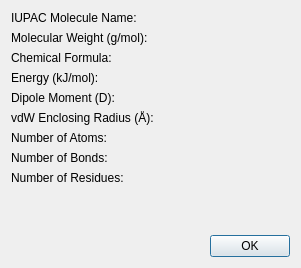
<?xml version="1.0" encoding="UTF-8"?>
<ui version="4.0">
 <class>MolecularPropertiesDialog</class>
 <widget class="QDialog" name="MolecularPropertiesDialog">
  <property name="geometry">
   <rect>
    <x>0</x>
    <y>0</y>
    <width>301</width>
    <height>268</height>
   </rect>
  </property>
  <property name="windowTitle">
   <string>Molecule Properties</string>
  </property>
  <layout class="QVBoxLayout" name="verticalLayout">
   <item>
    <layout class="QGridLayout" name="gridLayout">
     <item row="1" column="0">
      <widget class="QLabel" name="molWeightLabel">
       <property name="text">
        <string>Molecular Weight (g/mol):</string>
       </property>
      </widget>
     </item>
     <item row="2" column="0">
      <widget class="QLabel" name="formulaLabel">
       <property name="text">
        <string>Chemical Formula:</string>
       </property>
      </widget>
     </item>
     <item row="6" column="0">
      <widget class="QLabel" name="atomsLabel">
       <property name="text">
        <string>Number of Atoms:</string>
       </property>
      </widget>
     </item>
     <item row="7" column="0">
      <widget class="QLabel" name="bondsLabel">
       <property name="text">
        <string>Number of Bonds:</string>
       </property>
      </widget>
     </item>
     <item row="8" column="0">
      <widget class="QLabel" name="residuesLabel">
       <property name="text">
        <string>Number of Residues:</string>
       </property>
      </widget>
     </item>
     <item row="3" column="0">
      <widget class="QLabel" name="energyLabel">
       <property name="text">
        <string>Energy (kJ/mol):</string>
       </property>
      </widget>
     </item>
     <item row="4" column="0">
      <widget class="QLabel" name="dipoleLabel">
       <property name="text">
        <string>Dipole Moment (D):</string>
       </property>
      </widget>
     </item>
     <item row="1" column="1">
      <widget class="QLabel" name="molecularWeightLine">
       <property name="readOnly" stdset="0">
        <bool>true</bool>
       </property>
      </widget>
     </item>
     <item row="2" column="1">
      <widget class="QLabel" name="formulaLine">
       <property name="readOnly" stdset="0">
        <bool>true</bool>
       </property>
      </widget>
     </item>
     <item row="3" column="1">
      <widget class="QLabel" name="energyLine">
       <property name="readOnly" stdset="0">
        <bool>true</bool>
       </property>
      </widget>
     </item>
     <item row="4" column="1">
      <widget class="QLabel" name="dipoleMomentLine">
       <property name="readOnly" stdset="0">
        <bool>true</bool>
       </property>
      </widget>
     </item>
     <item row="5" column="0">
      <widget class="QLabel" name="vdwRadiusLabel">
       <property name="toolTip">
        <string>Maximum distance from the selected atoms’ geometric center to their van der Waals surfaces. No selection means whole molecule.</string>
       </property>
       <property name="text">
        <string>vdW Enclosing Radius (Å):</string>
       </property>
      </widget>
     </item>
     <item row="5" column="1">
      <widget class="QLabel" name="vdwRadiusLine">
       <property name="toolTip">
        <string>Maximum distance from the selected atoms’ geometric center to their van der Waals surfaces. No selection means whole molecule.</string>
       </property>
       <property name="readOnly" stdset="0">
        <bool>true</bool>
       </property>
      </widget>
     </item>
     <item row="6" column="1">
      <widget class="QLabel" name="atomsLine">
       <property name="readOnly" stdset="0">
        <bool>true</bool>
       </property>
      </widget>
     </item>
     <item row="7" column="1">
      <widget class="QLabel" name="bondsLine">
       <property name="readOnly" stdset="0">
        <bool>true</bool>
       </property>
      </widget>
     </item>
     <item row="8" column="1">
      <widget class="QLabel" name="residuesLine">
       <property name="readOnly" stdset="0">
        <bool>true</bool>
       </property>
      </widget>
     </item>
     <item row="0" column="0">
      <widget class="QLabel" name="nameLabel">
       <property name="text">
        <string>IUPAC Molecule Name:</string>
       </property>
      </widget>
     </item>
     <item row="0" column="1">
      <widget class="QLabel" name="nameLine">
       <property name="readOnly" stdset="0">
        <bool>true</bool>
       </property>
      </widget>
     </item>
    </layout>
   </item>
   <item>
    <spacer name="verticalSpacer">
     <property name="orientation">
      <enum>Qt::Vertical</enum>
     </property>
     <property name="sizeHint" stdset="0">
      <size>
       <width>20</width>
       <height>40</height>
      </size>
     </property>
    </spacer>
   </item>
   <item>
    <widget class="QDialogButtonBox" name="buttonBox">
     <property name="orientation">
      <enum>Qt::Horizontal</enum>
     </property>
     <property name="standardButtons">
      <set>QDialogButtonBox::Ok</set>
     </property>
    </widget>
   </item>
  </layout>
 </widget>
 <resources/>
 <connections>
  <connection>
   <sender>buttonBox</sender>
   <signal>accepted()</signal>
   <receiver>MolecularPropertiesDialog</receiver>
   <slot>accept()</slot>
   <hints>
    <hint type="sourcelabel">
     <x>154</x>
     <y>665</y>
    </hint>
    <hint type="destinationlabel">
     <x>154</x>
     <y>349</y>
    </hint>
   </hints>
  </connection>
 </connections>
</ui>
